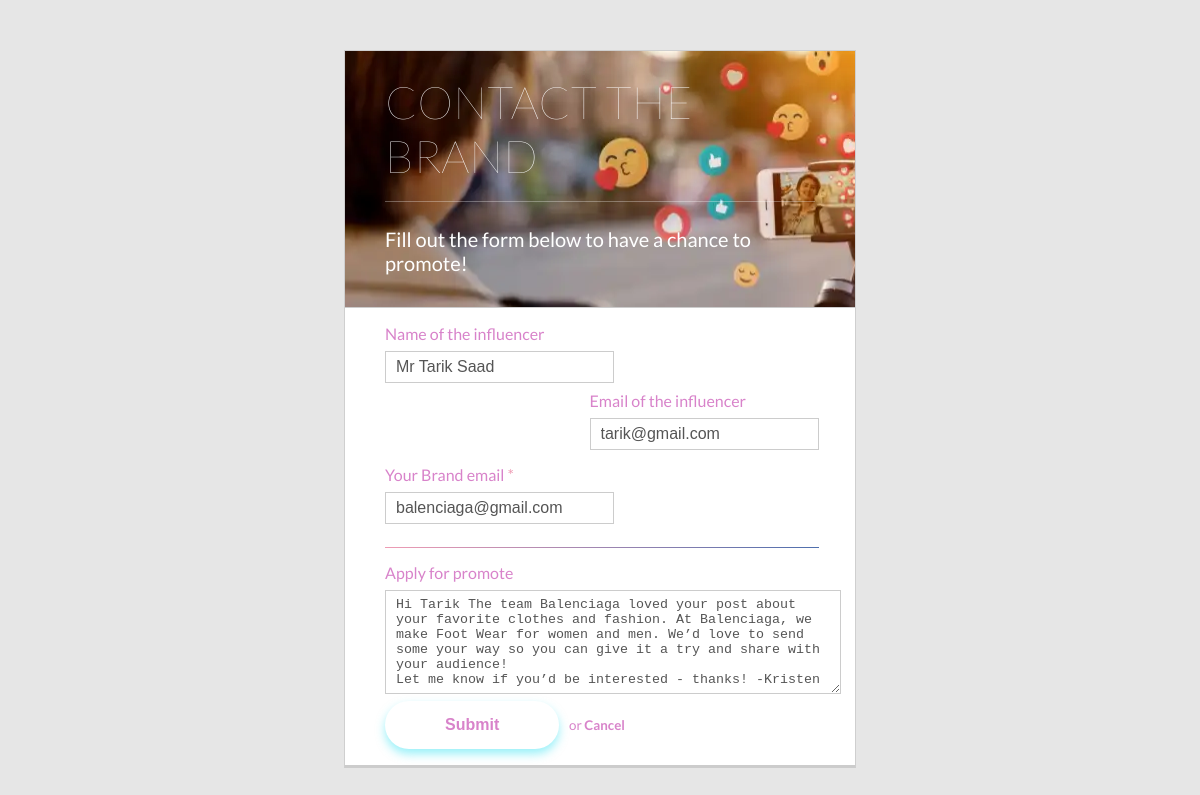
The page /espaceBrande/contactUs/contact.php?6 (signed in) on the database its author committed.
### tables this page shows
CREATE TABLE influenceur
(
  id int
(255) NOT NULL,
  first_name varchar
(255) NOT NULL,
  last_name varchar
(255) NOT NULL,
  age varchar
(255) NOT NULL,
  email varchar
(255) NOT NULL,
  phone varchar
(255) NOT NULL,
  password varchar
(255) NOT NULL,
  gender varchar
(255) NOT NULL,
  description varchar
(1000) NOT NULL,
  profession varchar
(1000) NOT NULL,
  image_upload varchar
(255) NOT NULL
);

CREATE TABLE Brand
(
  id int
(11) NOT NULL,
  brand_name varchar
(255) NOT NULL,
  CA_annuel varchar
(255) NOT NULL,
  email varchar
(255) NOT NULL,
  phone varchar
(255) NOT NULL,
  password varchar
(255) NOT NULL,
  description varchar
(1000) NOT NULL,
  profession varchar
(1000) NOT NULL,
  site_web varchar
(260) NOT NULL,
  image_upload varchar
(255) NOT NULL,
  category varchar
(255) NOT NULL,
  Partners int
(11) NOT NULL
);

### espaceBrande/ContactUs/contact.php (the view, shortened to what this page needs)
<?php
include("../../connection/connection.php");
$id = $_SESSION["id"];
$id_influencer = $_SERVER['QUERY_STRING'];
$sql = mysqli_query($conn, "SELECT * FROM Brand WHERE id=$id");
$row  = mysqli_fetch_array($sql);
$sqli = mysqli_query($conn, "SELECT * FROM influenceur WHERE id=$id_influencer");
$rowa  = mysqli_fetch_array($sqli);
$text_to_promote = "Hi " . $rowa["first_name"] . " The team " . $row['brand_name'] . " loved your post about your favorite clothes and fashion. At " . $row['brand_name'] . ", we make " . $row['category'] . " for women and men. We’d love to send some your way so you can give it a try and share with your audience!
Let me know if you’d be interested - thanks! -Kristen "
?>
<!DOCTYPE html>
<html lang="en">
<head>
    <link rel="stylesheet" href="style.css">
</head>
<body>
    <div class="container">
        <div class="row header">
            <h1>CONTACT THE BRAND&nbsp;</h1>
            <h3>Fill out the form below to have a chance to promote!</h3>
        </div>
        <div class="rowa body">
            <form action="<?php echo "traitement.php?" . $id_influencer . "&" . $id ?>" method="post"
                enctype="multipart/form-data">
                <ul>
                    <li>
                        <p class="left">
                            <label for="first_name">Name of the influencer</label>
                            <input type="text" name="first_name"
                                value="Mr <?php echo $rowa['first_name'] . ' ' . $rowa['last_name'] ?>"
                                placeholder="Brand name..." />
                        </p>
                        <p class="pull-right">
                            <label for="last_name">Email of the influencer</label>
                            <input type="email" name="emailInfluencer" value="<?php echo $rowa['email'] ?>"
                                placeholder="write the email of brand..." />
                        </p>
                    </li>
                    <li>
                        <p>
                            <label for="email">Your Brand email <span class="req">*</span></label>
                            <input type="email" name="email_brand" value="<?php echo $row['email'] ?>"
                                placeholder="write your email..." />
                        </p>
                    </li>
                    <li>
                        <div class="divider"></div>
                    </li>
                    <li>
                        <label for="comments">Apply for promote</label>
                        <textarea cols="46" rows="6" name="content"><?php echo $text_to_promote ?></textarea>
                    </li>
                    <li>
                        <button type="submit" name="tosubmit"> Submit </button>
                        <small>or <strong>Cancel</strong></small>
                    </li>
                </ul>
            </form>
        </div>
    </div>
</body>
</html>

### espaceBrande/ContactUs/style.css (style rules this page uses)
body { background-color: #e6e6e6; font-size: 100%; font-family: "Lato", sans-serif; font-weight: 400; }
.container { max-width: 510px; min-width: 324px; margin: 50px auto 0px; background-color: #fff; border: 1px solid #cfcfcf; border-bottom: 3px solid #ccc; }
div, textarea, input { @include box-sizing(border-box); }
.rowa { width: 100%; margin: 0 0 1em 0; padding: 0 2.5em; }
.row { margin: 0 0 1em 0; padding: 0 2.5em; }
.row.header { padding: 1.5em 2.5em; border-bottom: 1px solid #ccc; background: url("../img/influence.webp") left -80px; color: #fff; }
.pull-right { float: right; }
h1 { font-family: "Lato", sans-serif; font-weight: 300; display: inline-block; font-weight: 100; font-size: 2.8125em; border-bottom: 1px solid rgba(255, 255, 255, 0.3); margin: 0 0 0.1em 0; padding: 0 0 0.4em 0; }
h3 { font-family: "Lato", sans-serif; font-weight: 400; font-size: 1.25em; margin: 1em 0 0.4em 0; }
form { max-width: 100%; display: block; }
form ul { margin: 0; padding: 0; list-style: none; }
form ul li { margin: 0 0 0.25em 0; clear: both; display: inline-block; width: 85%; }
form ul li:last-child { margin: 0; }
form ul li p { margin: 0; padding: 0; float: left; }
form ul li .divider { margin: 0.5em 0 0.5em 0; border: 0; height: 1px; width: 100%; display: block; background-color: #d883ca; background-image: linear-gradient(to right, #ee9cb4, #4f6fad); }
form ul li .req { color: #ee9cb4; }
form label { display: block; margin: 0 0 0.5em 0; color: #d883ca; font-size: 1em; }
form input { margin: 0 0 0.5em 0; border: 1px solid #ccc; padding: 6px 10px; color: #555; font-size: 1em; }
form textarea { border: 1px solid #ccc; padding: 6px 10px; width: 100%; color: #555; }
form small { color: #d883ca; margin: 0 0 0 0.5em; }
button { background-color: #fff; color: #d883ca; border: none; box-shadow: 0 5px 10px rgba(54, 228, 244, 0.5); padding: 15px 60px; cursor: pointer; border-radius: 30px; font-weight: 600; font-size: 16px; }

### rows shown on the page
influenceur: first_name "Mr Tarik Saad", emailInfluencer "tarik@gmail.com", content "Hi Tarik The team Balenciaga loved your post about your favorite clothes and fashion. At Balenciaga, we make Foot Wear for women and men. We’d love to send some your way so you can give it a try and share with your audience! Let me know if you’d be interested - thanks! -Kristen"
brand: email_brand "balenciaga@gmail.com"
